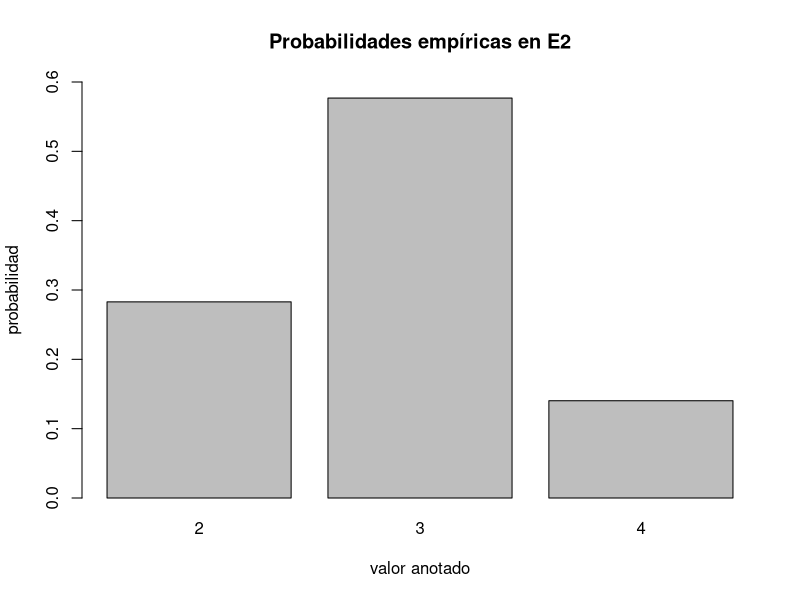
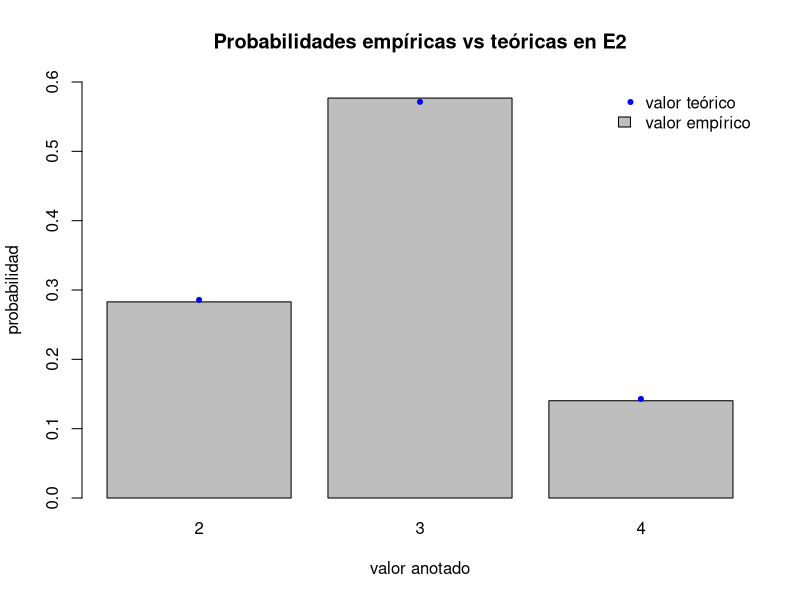
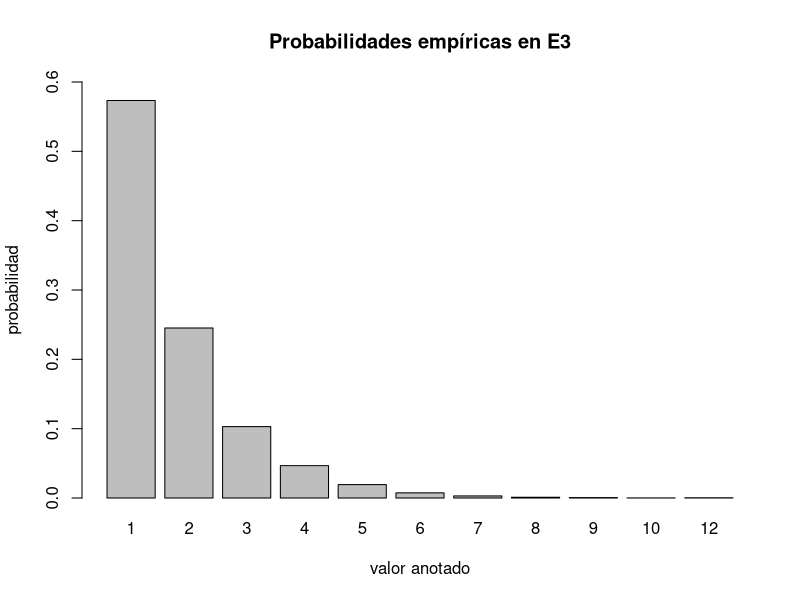
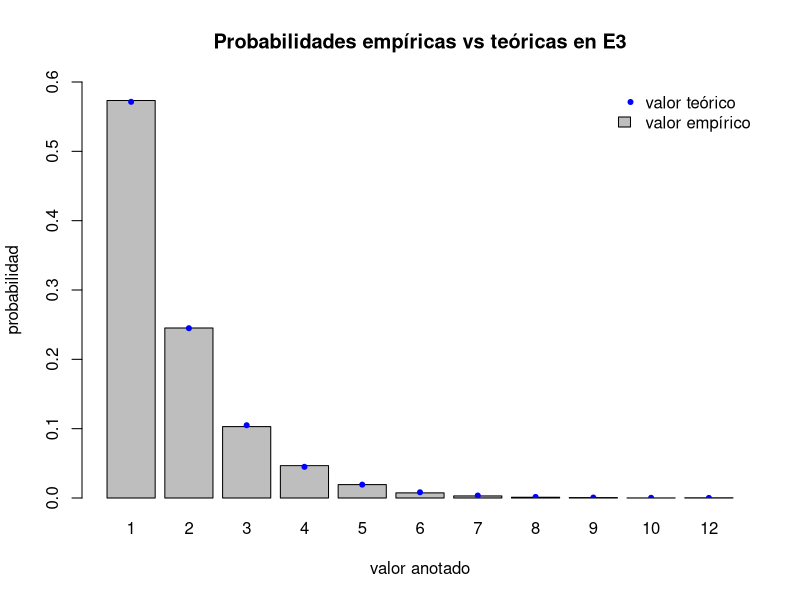
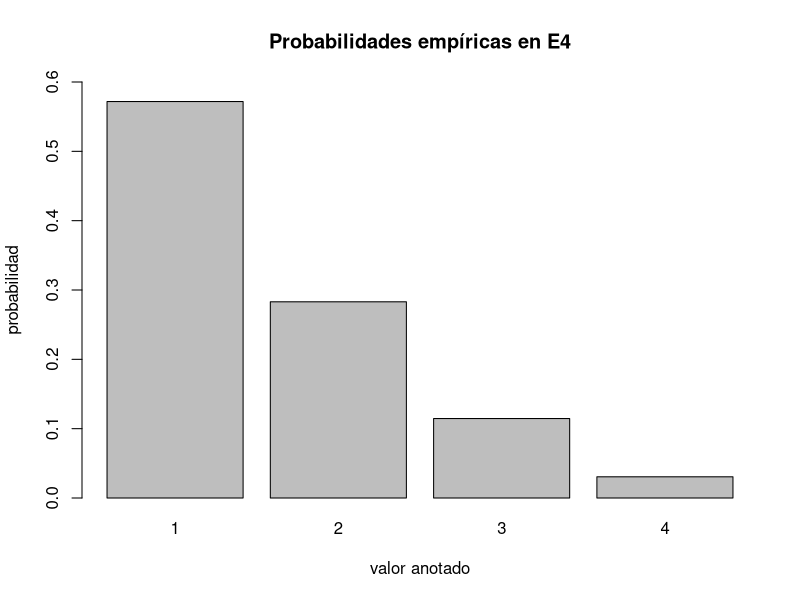
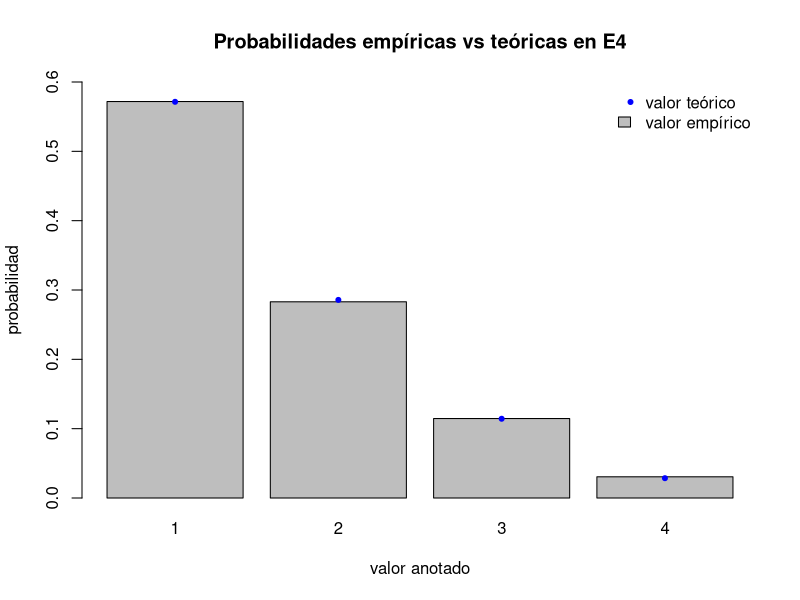
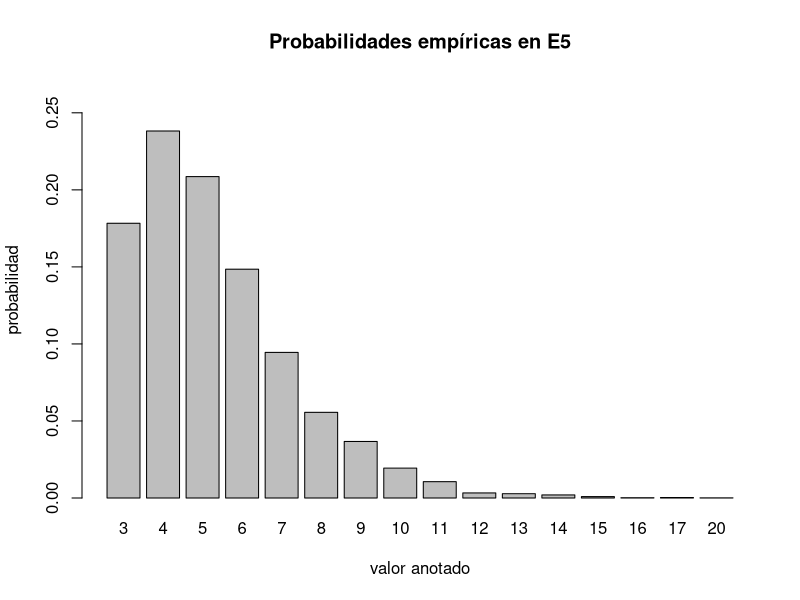
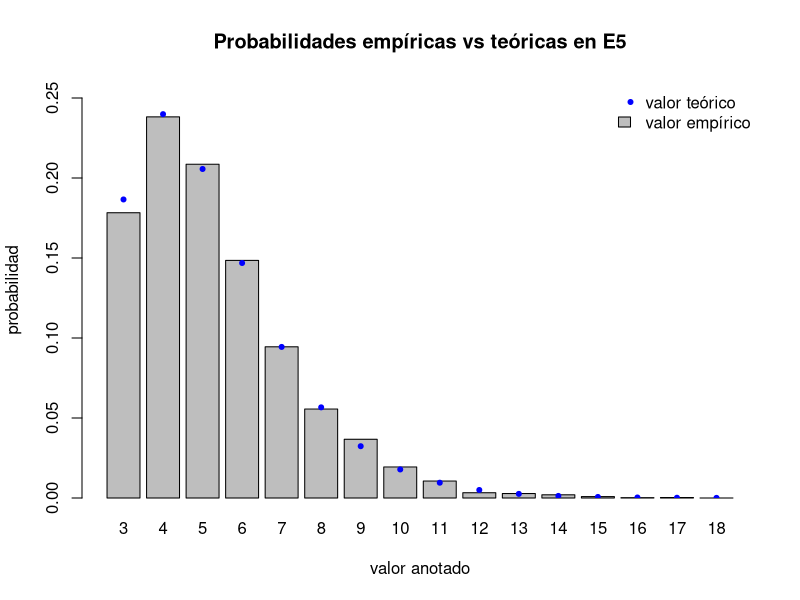

Reproduce these figures in R, in order.
## ---- chunk 1
eE2 <- function() {
  BOLAS <- c(rep("Azul", 4), rep("Verde", 3))
  return(sum(sample(BOLAS, 5, replace = FALSE) == "Azul"))
}
## ---- chunk 2
X2 <- replicate(10000, eE2())
## ---- chunk 3
table(X2)
## ---- chunk 4
barplot(table(X2)/length(X2),
        ylim = c(0, 0.6),
        main = "Probabilidades empíricas en E2",
        xlab = "valor anotado",
        ylab = "probabilidad"
      )
## ---- chunk 5
.tE2 <- function(x) {
  bolas <- 5
  azules <- 4
  verdes <- 3
  n <- azules + verdes
  return (
    (choose(azules, x)*choose(verdes, bolas - x)) / choose(n, bolas)
  )
}

tE2 = Vectorize(.tE2)
## ---- chunk 6
BP <- barplot(table(X2)/length(X2),
        ylim = c(0, 0.6),
        main = "Probabilidades empíricas vs teóricas en E2",
        xlab = "valor anotado",
        ylab = "probabilidad"
      )

points(BP, tE2(2:4), col = "blue",pch = 20)
legend("topright", legend = c("valor teórico", "valor empírico"), col = c("blue", "gray"), fill = c(NA, "gray"), pch = c(20, NA), border = c(NA, "black"), bty = "n")
## ---- chunk 7
eE3 <- function() {
  BOLAS <- c(rep("Azul", 4), rep("Verde", 3))
  
  cont <- 0
  azules <- 0
  
  while (azules <= 0) {
    azules <- sum(sample(BOLAS, 1, replace = TRUE) == "Azul")
    cont <- cont + 1 # Vamos realizando el conteo de bolas extraidas
  }
  
  return(cont)
}
## ---- chunk 8
X3 <- replicate(10000, eE3())
## ---- chunk 9
table(X3)
## ---- chunk 10
barplot(table(X3)/length(X3),
        ylim = c(0, 0.6),
        main = "Probabilidades empíricas en E3",
        xlab = "valor anotado",
        ylab = "probabilidad"
      )
## ---- chunk 11
.tE3 <- function(x) {
  azules <- 4
  verdes <- 3
  n <- azules + verdes
  return (
    ((verdes/n)^(x-1))*(azules/n)
  )
}

tE3 = Vectorize(.tE3)
## ---- chunk 12
BP <- barplot(table(X3)/length(X3),
        ylim = c(0, 0.6),
        main = "Probabilidades empíricas vs teóricas en E3",
        xlab = "valor anotado",
        ylab = "probabilidad"
      )

points(BP, tE3(1:length(table(X3))), col = "blue",pch = 20)
legend("topright", legend = c("valor teórico", "valor empírico"), col = c("blue", "gray"), fill = c(NA, "gray"), pch = c(20, NA), border = c(NA, "black"), bty = "n")
## ---- chunk 13
eE4 <- function() {
  BOLAS <- c(rep("Azul", 4), rep("Verde", 3))
  
  cont <- 0
  azules <- 0
  
  while (azules <= 0) {
    bola <- sample(BOLAS, 1, replace = FALSE)
    
    if (bola == "Azul") {
      azules <- azules + 1 
    }
    
    BOLAS <- BOLAS[BOLAS != bola | duplicated(BOLAS != bola)] # Vamos retirando de la bolsa la bola extraída
    cont <- cont + 1 # Vamos realizando el conteo de bolas extraidas
  }
  
  return(cont)
}
## ---- chunk 14
X4 <- replicate(10000, eE4())
## ---- chunk 15
table(X4)
## ---- chunk 16
barplot(table(X4)/length(X4),
        ylim = c(0, 0.6),
        main = "Probabilidades empíricas en E4",
        xlab = "valor anotado",
        ylab = "probabilidad"
      )
## ---- chunk 17
.tE4 <- function(x) {
  return((factorial(3)/factorial(3-(x-1))/(factorial(7)/factorial(7 - (x-1)))) * 4/(7 - (x-1)))
}

tE4 = Vectorize(.tE4)
## ---- chunk 18
BP <- barplot(table(X4)/length(X4),
        ylim = c(0, 0.6),
        main = "Probabilidades empíricas vs teóricas en E4",
        xlab = "valor anotado",
        ylab = "probabilidad"
      )

points(BP, tE4(1:length(table(X4))), col = "blue",pch = 20)
legend("topright", legend = c("valor teórico", "valor empírico"), col = c("blue", "gray"), fill = c(NA, "gray"), pch = c(20, NA), border = c(NA, "black"), bty = "n")
## ---- chunk 19
eE5 <- function() {
  BOLAS <- c(rep("Azul", 4), rep("Verde", 3))
  
  cont <- 0
  azules <- 0
  
  while (azules < 3) {
    azules <- azules + sum(sample(BOLAS, 1, replace = TRUE) == "Azul")
    cont <- cont + 1 # Vamos realizando el conteo de bolas extraidas
  }
  
  return(cont)
}
## ---- chunk 20
X5 <- replicate(10000, eE5())
## ---- chunk 21
table(X5)
## ---- chunk 22
table(X5)/length(X5)
## ---- chunk 23
barplot(table(X5)/length(X5),
        ylim = c(0, 0.27),
        main = "Probabilidades empíricas en E5",
        xlab = "valor anotado",
        ylab = "probabilidad"
      )
## ---- chunk 24
.tE5 <- function(x) {
  return(
    choose(x-1, 2) * ((4/7)^3) * (3/7)^(x-3)
  )
}

tE5 = Vectorize(.tE5)
## ---- chunk 25
levesX5 = 3:18
BP <- barplot(table(factor(X5, levels = levesX5, ordered = TRUE))/length(X5),
        ylim = c(0, 0.26),
        main = "Probabilidades empíricas vs teóricas en E5",
        xlab = "valor anotado",
        ylab = "probabilidad"
      )

points(BP, tE5(levesX5), col = "blue",pch = 20)
legend("topright", legend = c("valor teórico", "valor empírico"), col = c("blue", "gray"), fill = c(NA, "gray"), pch = c(20, NA), border = c(NA, "black"), bty = "n")
## ---- chunk 26
eE6 <- function() {
  BOLAS <- c(rep("Azul", 4), rep("Verde", 3))
  
  cont <- 0
  azules <- 0
  
  while (azules < 3) {
    bola <- sample(BOLAS, 1, replace = FALSE)
    
    if (bola == "Azul") {
      azules <- azules + 1 
    }
    
    BOLAS <- BOLAS[BOLAS != bola | duplicated(BOLAS != bola)] # Vamos retirando de la bolsa la bola extraída
    cont <- cont + 1 # Vamos realizando el conteo de bolas extraidas
  }
  
  return(cont)
}
## ---- chunk 27
X6 <- replicate(10000, eE6())
## ---- chunk 28
table(X6)
## ---- chunk 29
barplot(table(X6)/length(X6),
        ylim = c(0, 0.4),
        main = "Probabilidades empíricas en E6",
        xlab = "valor anotado",
        ylab = "probabilidad"
      )
## ---- chunk 30
.tE6 <- function(x) {
  return(
    ((choose(4, 2)*choose(3, x-3))/choose(7, x-1)) * (2/(7-x+1))
  )
}

tE6 = Vectorize(.tE6)
## ---- chunk 31
BP <- barplot(table(X6)/length(X6),
        ylim = c(0, 0.4),
        main = "Probabilidades empíricas vs teóricas en E6",
        xlab = "valor anotado",
        ylab = "probabilidad"
      )

points(BP, tE6(3:6), col = "blue",pch = 20)
legend("topright", legend = c("valor teórico", "valor empírico"), col = c("blue", "gray"), fill = c(NA, "gray"), pch = c(20, NA), border = c(NA, "black"), bty = "n")
